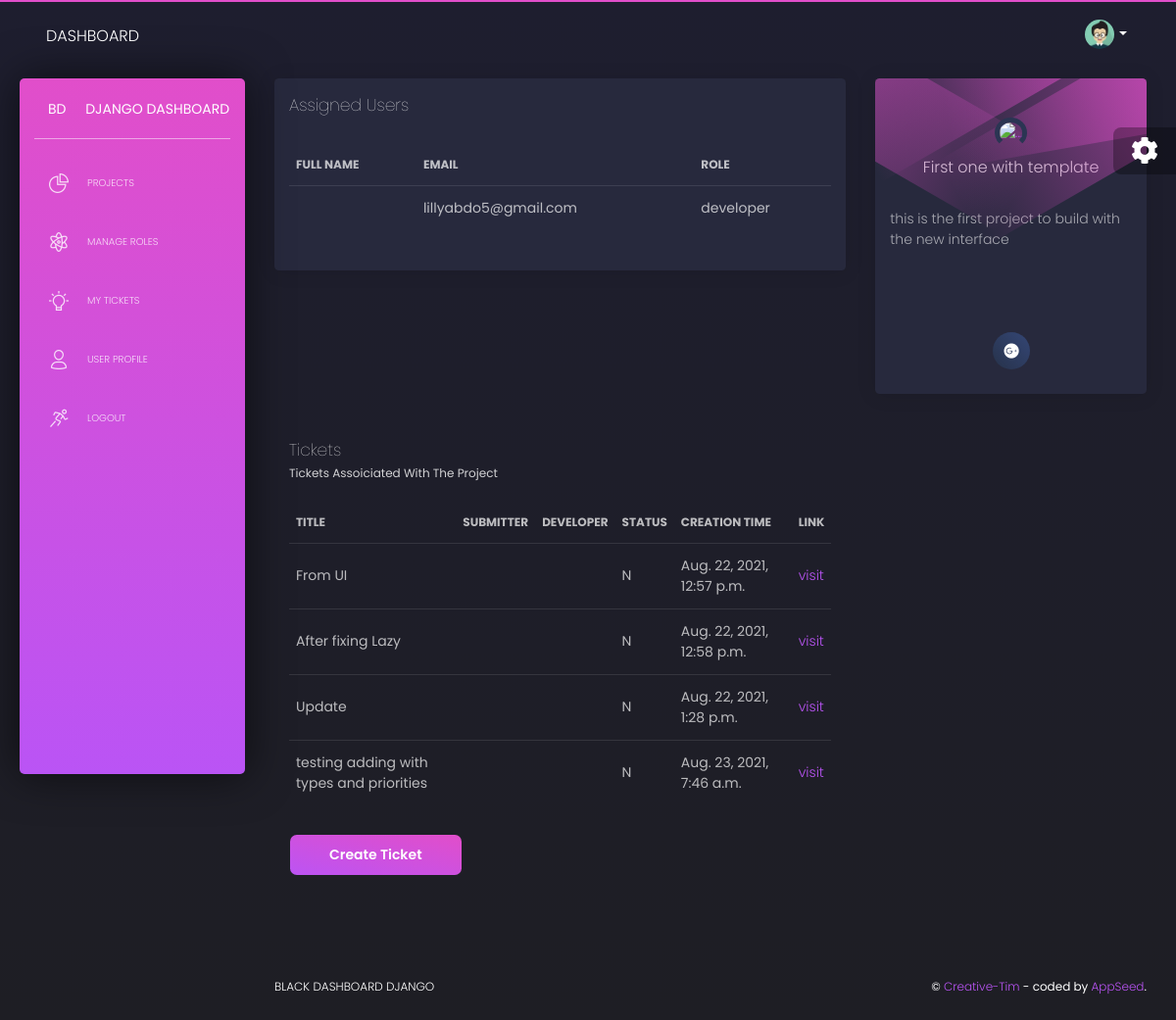
/dashboard/projects/1/ (signed in), run on the app's committed database.
### authinticator/models.py (models this page shows, shortened)
class User(AbstractBaseUser, PermissionsMixin):
    email = models.EmailField(_('email address'), unique=True)
    active = models.BooleanField(default=True)
    is_admin = models.BooleanField(default=False)
    is_demo = models.BooleanField(default=False)
    timestamp = models.DateTimeField(auto_now_add=True)
    USERNAME_FIELD = 'email'
    EMAIL_FILED = 'email'
    REQUIRED_FIELDS = []
    objects = UserManager()
    @property
    def is_active(self):
        return self.active

### operation/models.py (models this page shows, shortened)
class Project(models.Model):
    project_manager = models.ForeignKey("authinticator.User", on_delete=models.PROTECT, related_name='manager')
    developers = models.ManyToManyField("authinticator.User")
    title = models.CharField(max_length=263)
    descreption = models.TextField()
    image = models.ImageField(upload_to='%Y/%m/%d', blank=True)
    url = models.URLField(max_length=1023)

class Ticket(models.Model):
    project = models.ForeignKey(Project, on_delete=models.CASCADE)
    owner = models.ForeignKey(to='authinticator.User', on_delete=models.SET(get_sentinel_user), default=0)
    assigned_developer = models.ForeignKey("authinticator.User", on_delete=models.SET(get_sentinel_user),
        null=True, blank=True, related_name='assigned_tickets')
    creation_time = models.DateTimeField(auto_now_add=True)
    solved = models.BooleanField(default=False)
    solution_time = models.DateTimeField(blank=True, null=True)
    body = models.TextField()
    title = models.CharField(max_length=263)
    status = models.CharField(max_length=1, choices=statuses, default="N")
    priority = models.CharField(max_length=1, choices=priorities, default="L")
    kind = models.CharField(max_length=1, choices=types, default='Q')
    last_update = models.DateTimeField(auto_now_add=True)

### operation/views.py (the view)
# urls.py: path('projects/<int:pk>/', ProjectView.as_view(), name='project_details'),
class ProjectView(LoginRequiredMixin, DetailView):
    model = Project
    template_name = 'operation/single_project.html'

### operation/templates/operation/single_project.html (shortened to what this page needs)
{% extends 'layouts/base.html' %}
{% block content %}
<div class="row">
  <div class="col-md-8">
    <div class="card ">
      <div class="card-header">
        <h4 class="card-title"> Assigned Users </h4>
      </div>
      <div class="card-body">
        <div class="table-responsive">
          <table class="table tablesorter " id="">
            <thead class=" text-primary">
              <tr>
                <th>
                  Full Name
                </th>
                <th>
                  email
                </th>
                <th>
                  role
                </th>
              </tr>
            </thead>
            <tbody>
              {% for developer in object.developers.all %}
              <tr>
                <td>
                </td>
                <td>
                 {{ developer.email}}
                </td>
                <td>
                 developer
                </td>
              </tr>
              {% endfor %}
            </tbody>
          </table>
        </div>
      </div>
    </div>
  </div>
  <div class="col-md-4">
    <div class="card card-user">
      <div class="card-body">
        <p class="card-text">
          <div class="author">
            <div class="block block-one"></div>
            <div class="block block-two"></div>
            <div class="block block-three"></div>
            <div class="block block-four"></div>
            <a href="javascript:void(0)">
              <img class="avatar" src="{{object.image}}" alt="...">
            </a>
            <p class="description">
              {{ object.title }}
            </p>
          </div>
        </p>
        <div class="card-description">
          {{object.descreption}}
        </div>
      </div>
      <div class="card-footer">
        <div class="button-container">
              <a href="{{object.url}}">
                <button href="{{object.url}}" class="btn btn-icon btn-round btn-google">
                    <i class="fab fa-google-plus"></i>
                </button>
              </a>
        </div>
      </div>
    </div>
  </div>
  <div class="col-md-8">
    <div class="card  card-plain">
      <div class="card-header">
        <h4 class="card-title"> Tickets </h4>
        <p class="category"> Tickets assoiciated with the Project </p>
      </div>
      <div class="card-body">
        <div class="table-responsive">
          <table class="table tablesorter " id="">
            <thead class=" text-primary">
              <tr>
                <th>
                  title
                </th>
                <th>
                  submitter
                </th>
                <th>
                  Developer
                </th>
                <th >
                  status
                </th>
                <th >
                  creation time
                </th>
              <th >
                link
              </th>
              </tr>
            </thead>
            <tbody>
              {% for ticket in object.ticket_set.all %}
              <tr>
                <td>
                  {{ticket.title}}
                </td>
                <td>
                </td>
                <td>
                </td>
                <td>
                  {{ticket.status}}
                </td>
                <td>
                  {{ticket.creation_time}}
                </td>
                <td>
                  <a href="{% url 'operation:view_ticket' pk=ticket.id %}">visit</a>
                </td>
              </tr>
              {% endfor %}
            </tbody>
          </table>
        </div>
          <a href="{% url 'operation:create_ticket' pk=object.id %}">
            <button class="btn btn-primary">
              Create Ticket
            </button>
          </a>
      </div>
    </div>
  </div>
</div>
{% endblock content %}

### templates/includes/sidebar.html (shortened to what this page needs)
    <div class="sidebar">
      <div class="sidebar-wrapper">
        <div class="logo">
          <a target="_blank"
             href="https://www.creative-tim.com/product/black-dashboard-django" class="simple-text logo-mini">
            BD
          </a>
          <a target="_blank"
             href="https://www.creative-tim.com/product/black-dashboard-django" class="simple-text logo-normal">
            Django Dashboard
          </a>
        </div>
        <ul class="nav">
        {% if request.user.is_authenticated %}
          <li class="{% if 'index' in segment %} active {% endif %} ">
            <a href="{% url 'operation:projects' %}">
              <i class="tim-icons icon-chart-pie-36"></i>
              <p>Projects</p>
            </a>
          </li>
          {% for group in user.groups.all %}
              {% if "Admins" == group.name %}
                  <li class="{% if 'icons' in segment %} active {% endif %}">
                    <a href="{% url 'administration:manage_roles' %}">
                      <i class="tim-icons icon-atom"></i>
                      <p>Manage Roles</p>
                    </a>
                  </li>
              {%endif%}
          {%endfor%}
          <li class="{% if 'notifications' in segment %} active {% endif %}">
            <a href="{% url 'operation:user_tickets' %}">
              <i class="tim-icons icon-bulb-63  "></i>
              <p>My Tickets</p>
            </a>
          </li>
          <li class="{% if 'page-user' in segment %} active {% endif %}">
            <a href="{% url 'operation:view_profile' pk=user.profile.id %}">
              <i class="tim-icons icon-single-02"></i>
              <p>User Profile</p>
            </a>
          </li>
          <li>
            <a href="{% url 'authinticator:logout' %}" >
              <i class="tim-icons icon-user-run"></i>
              <p>Logout</p>
            </a>
          </li>
          {% endif %}
        </ul>
      </div>
    </div>

### data on the page
User: email "lillyabdo5@gmail.com"
Project: title "First one with template", descreption "this is the first project to build with the new interface"
Ticket: title "From UI", status "N", creation_time "Aug. 22, 2021, 12:57 p.m."
Ticket: title "After fixing Lazy", status "N", creation_time "Aug. 22, 2021, 12:58 p.m."
Ticket: title "Update", status "N", creation_time "Aug. 22, 2021, 1:28 p.m."
Ticket: title "testing adding with types and priorities", status "N", creation_time "Aug. 23, 2021, 7:46 a.m."
